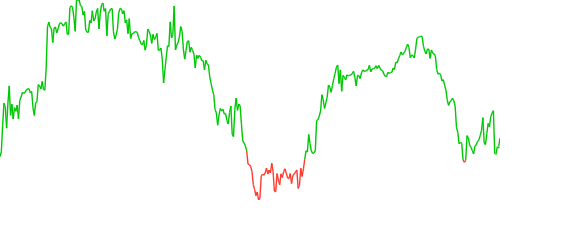

This figure's Python source:
import yfinance as yf
import matplotlib.pyplot as plt
from matplotlib.collections import LineCollection
import numpy as np
import os

def generar_grafica_ipsa():
    # 1. Configuración y Descarga de datos
    # El ticker del IPSA en Yahoo Finance es standardmente '^IPSA'
    ticker = "^IPSA"



    print(f"Descargando datos para {ticker}...")
    # Intervalo de 5m o 1m para tener detalle intradía
    data = yf.download(ticker, period="1d", interval="1m", progress=False)




    if data.empty:
        print("No hay datos disponibles (¿El mercado está cerrado o es muy temprano?).")
        return

    # 2. Preparación de datos
    # Usamos el precio de cierre de cada intervalo
    precios = data['Close'].values.flatten() # Flatten para asegurar 1D array
    
    # La referencia es el primer precio de la sesión (Apertura)
    precio_apertura = precios[0] 
    
    # Crear un array de índices para el eje X (0, 1, 2...)
    x = np.arange(len(precios))

    # 3. Lógica de Colores (Segmentación)
    # Para cambiar de color, necesitamos dividir la línea en segmentos.
    # Un segmento va del punto i al punto i+1.
    points = np.array([x, precios]).T.reshape(-1, 1, 2)
    segments = np.concatenate([points[:-1], points[1:]], axis=1)

    # Definir colores: Verde si el segmento está sobre la apertura, Rojo si está bajo.
    # Usamos el promedio del segmento para decidir el color
    colors = []
    for i in range(len(precios) - 1):
        # Promedio del punto actual y el siguiente
        avg_segmento = (precios[i] + precios[i+1]) / 2
        if avg_segmento >= precio_apertura:
            colors.append('#00C805') # Verde "Trading" brillante
        else:
            colors.append('#FF3B30') # Rojo "Trading" brillante
    # Precio actual
    stock = yf.Ticker(ticker)
    cp = stock.info["regularMarketPrice"]   

    # 4. Graficar
    fig, ax = plt.subplots(figsize=(5, 2)) # Formato ancho

    # Crear la colección de líneas con los colores calculados
    lc = LineCollection(segments, colors=colors, linewidths=1)
    ax.add_collection(lc)

    # Ajustar los límites del gráfico
    ax.set_xlim(x.min(), x.max())
    ax.set_ylim(precios.min(), precios.max())
    
    # Opcional: Añadir una línea punteada muy sutil en el precio de apertura (eje 0%)
    # ax.axhline(y=precio_apertura, color='gray', linestyle='--', linewidth=0.8, alpha=0.5)

    ax.text(0.02, -0.1, f"IPSA", transform=ax.transAxes, color="white", 
    fontsize=12, ha="left", va="top")
    ax.text(0.98, -0.1, f"{cp}", transform=ax.transAxes, color="white", 
    fontsize=12, ha="left", va="top")


    # 5. Estilo Minimalista (Borrar todo excepto la línea)
    ax.axis('off')           # Apagar ejes
    ax.set_frame_on(False)   # Quitar el marco
    
    # Eliminar márgenes blancos extras
    plt.subplots_adjust(left=0, right=1, top=1, bottom=0)

    # 6. Guardar
    nombre_archivo = "ipsa.png"
    ruta=os.path.join("/home/[user]/scripts/grafstoncks/", nombre_archivo)
    plt.savefig(ruta, transparent=True, dpi=100, bbox_inches='tight', pad_inches=0)
    plt.close()
    
    print(f"Gráfica generada exitosamente: {nombre_archivo}")

if __name__ == "__main__":
    generar_grafica_ipsa()
